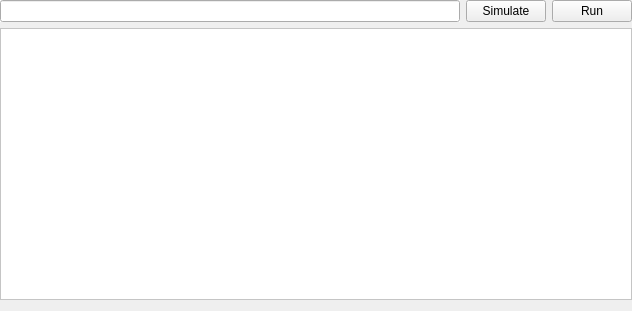
<?xml version="1.0" encoding="UTF-8"?>
<ui version="4.0">
 <class>Form</class>
 <widget class="QWidget" name="Form">
  <property name="geometry">
   <rect>
    <x>0</x>
    <y>0</y>
    <width>632</width>
    <height>311</height>
   </rect>
  </property>
  <property name="windowTitle">
   <string>Form</string>
  </property>
  <layout class="QVBoxLayout" name="verticalLayout">
   <property name="leftMargin">
    <number>0</number>
   </property>
   <property name="topMargin">
    <number>0</number>
   </property>
   <property name="rightMargin">
    <number>0</number>
   </property>
   <item>
    <layout class="QHBoxLayout" name="btnLayout">
     <item>
      <widget class="HistoryLineEdit" name="commandInput">
       <property name="sizePolicy">
        <sizepolicy hsizetype="Expanding" vsizetype="Ignored">
         <horstretch>0</horstretch>
         <verstretch>0</verstretch>
        </sizepolicy>
       </property>
       <property name="autoFillBackground">
        <bool>true</bool>
       </property>
      </widget>
     </item>
     <item>
      <widget class="QPushButton" name="simBtn">
       <property name="focusPolicy">
        <enum>Qt::TabFocus</enum>
       </property>
       <property name="text">
        <string>Simulate</string>
       </property>
       <property name="icon">
        <iconset resource="../../../../../resources/nicos-gui.qrc">
         <normaloff>:/simulate</normaloff>:/simulate</iconset>
       </property>
      </widget>
     </item>
     <item>
      <widget class="QPushButton" name="runBtn">
       <property name="focusPolicy">
        <enum>Qt::TabFocus</enum>
       </property>
       <property name="text">
        <string>Run</string>
       </property>
       <property name="icon">
        <iconset resource="../../../../../resources/nicos-gui.qrc">
         <normaloff>:/continue</normaloff>:/continue</iconset>
       </property>
      </widget>
     </item>
    </layout>
   </item>
   <item>
    <widget class="QFrame" name="frame">
     <property name="sizePolicy">
      <sizepolicy hsizetype="Preferred" vsizetype="Preferred">
       <horstretch>0</horstretch>
       <verstretch>0</verstretch>
      </sizepolicy>
     </property>
     <property name="palette">
      <palette>
       <active>
        <colorrole role="Base">
         <brush brushstyle="SolidPattern">
          <color alpha="255">
           <red>255</red>
           <green>255</green>
           <blue>255</blue>
          </color>
         </brush>
        </colorrole>
        <colorrole role="Window">
         <brush brushstyle="SolidPattern">
          <color alpha="255">
           <red>255</red>
           <green>255</green>
           <blue>255</blue>
          </color>
         </brush>
        </colorrole>
       </active>
       <inactive>
        <colorrole role="Base">
         <brush brushstyle="SolidPattern">
          <color alpha="255">
           <red>255</red>
           <green>255</green>
           <blue>255</blue>
          </color>
         </brush>
        </colorrole>
        <colorrole role="Window">
         <brush brushstyle="SolidPattern">
          <color alpha="255">
           <red>255</red>
           <green>255</green>
           <blue>255</blue>
          </color>
         </brush>
        </colorrole>
       </inactive>
       <disabled>
        <colorrole role="Base">
         <brush brushstyle="SolidPattern">
          <color alpha="255">
           <red>255</red>
           <green>255</green>
           <blue>255</blue>
          </color>
         </brush>
        </colorrole>
        <colorrole role="Window">
         <brush brushstyle="SolidPattern">
          <color alpha="255">
           <red>255</red>
           <green>255</green>
           <blue>255</blue>
          </color>
         </brush>
        </colorrole>
       </disabled>
      </palette>
     </property>
     <property name="autoFillBackground">
      <bool>true</bool>
     </property>
     <property name="frameShape">
      <enum>QFrame::StyledPanel</enum>
     </property>
     <property name="frameShadow">
      <enum>QFrame::Raised</enum>
     </property>
     <layout class="QVBoxLayout" name="verticalLayout_2">
      <item>
       <spacer name="verticalSpacer">
        <property name="orientation">
         <enum>Qt::Vertical</enum>
        </property>
        <property name="sizeHint" stdset="0">
         <size>
          <width>20</width>
          <height>40</height>
         </size>
        </property>
       </spacer>
      </item>
     </layout>
    </widget>
   </item>
  </layout>
 </widget>
 <customwidgets>
  <customwidget>
   <class>HistoryLineEdit</class>
   <extends>QLineEdit</extends>
   <header>nicos.clients.gui.widgets.histedit.h</header>
  </customwidget>
 </customwidgets>
 <resources>
  <include location="../../../../../resources/nicos-gui.qrc"/>
 </resources>
 <connections/>
</ui>
